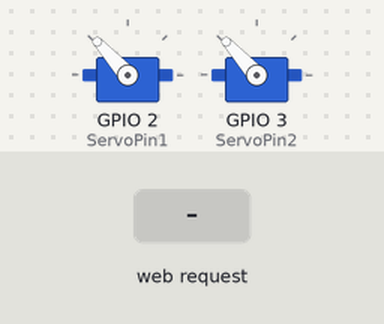
A sketch run on a simulated ESP32. Parts: 2 × servo. Wiring (inferred from the names in the program): 2 × servo: signal GPIO 2 / signal GPIO 3. Inputs (shaded band) come from the test bench. Servo pulses on a pin are drawn as a servo (544–2400 µs = 0–180°).

Above: at 1.2 s.
1.3 s: HTTP request GET /G received
At 2.2 s:
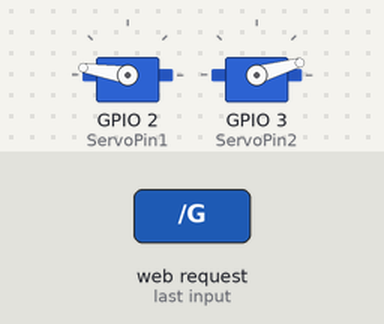
2.8 s: HTTP request GET /B received
At 3.4 s:
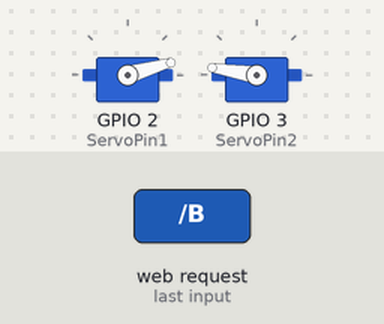
4.4 s: HTTP request GET /R received
At 4.9 s:
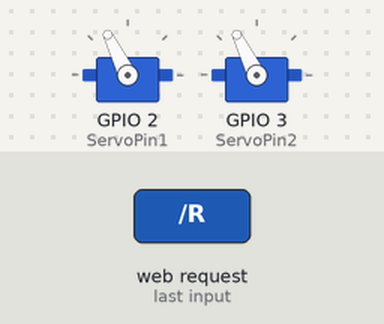
6.0 s: HTTP request GET /L received
At 7.4 s:
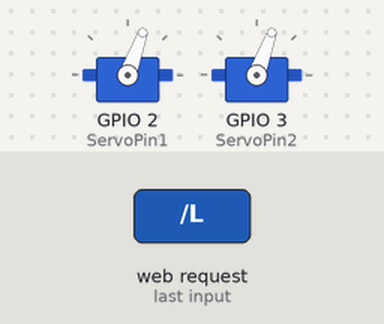
Timing chart, 0 to 8.5 s (numbered marks = the images above; inputs shaded):
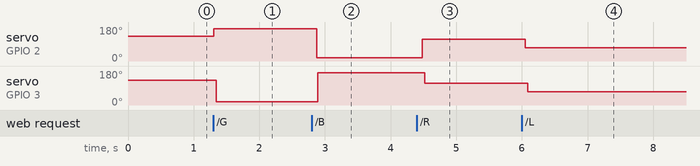

Measured:
- after the input at 1.3 s, servo on GPIO 2 (ServoPin1): 132° → 171° at once; servo on GPIO 3 (ServoPin2): 132° → 16° at once
- after the input at 2.8 s, servo on GPIO 2 (ServoPin1): 171° → 16° after 0.07 s; servo on GPIO 3 (ServoPin2): 16° → 171° after 0.09 s
- after the input at 4.4 s, servo on GPIO 2 (ServoPin1): 16° → 116° after 0.08 s; servo on GPIO 3 (ServoPin2): 171° → 116° after 0.12 s
- after the input at 6.0 s, servo on GPIO 2 (ServoPin1): 116° → 70° after 0.05 s; servo on GPIO 3 (ServoPin2): 116° → 70° after 0.09 s

The sketch:

BrowserControl.ino
```cpp
#include <WiFi.h>
#include <WiFiClient.h>
#include <WiFiAP.h>
#include "controller.h"

const int ServoPin1 = D1;
const int ServoPin2 = D2;
const int DutyMax = 2300;
const int DutyMin = 700;
int speed1 = 0;
int speed2 = 0;

const char *ssid = "komagoma-4";
const char *password = "123456789";
WiFiServer server(80);

void ServoSpeed(int pin, int speed) {     //speed -10~10
  if (speed != 0) {
    int Duty = map(speed, -10, 10, DutyMin, DutyMax);
    digitalWrite(pin, HIGH);
    delayMicroseconds(Duty);
    digitalWrite(pin, LOW);
    delayMicroseconds(20 * 1000 - Duty);
  }
}

void setup() {
  pinMode(ServoPin1, OUTPUT);
  pinMode(ServoPin2, OUTPUT);
  ServoSpeed(ServoPin1, 5);
  ServoSpeed(ServoPin2, 5);

  while (!WiFi.softAP(ssid, password)) {}
  IPAddress myIP = WiFi.softAPIP();
  server.begin();
}

void loop() {
  WiFiClient client = server.available();  // listen for incoming clients
  ServoSpeed(ServoPin1, speed1);
  ServoSpeed(ServoPin2, speed2);

  if (client) {
    String currentLine = "";
    while (client.connected()) {
      if (client.available()) {
        char c = client.read();
        if (c == '\n') {
          if (currentLine.length() == 0) {
            client.println("HTTP/1.1 200 OK");
            client.println("Content-type:text/html");
            client.println();
            client.print(controllerHTML);
            client.println();
            break;
          } else {
            currentLine = "";
          }
        } else if (c != '\r') {
          currentLine += c;
        }

        if (currentLine.endsWith("GET /G")) {
          speed1 = 10;
          speed2 = -10;
        }
        if (currentLine.endsWith("GET /B")) {
          speed1 = -10;
          speed2 = 10;
        }
        if (currentLine.endsWith("GET /N")) {
          speed1 = 0;
          speed2 = 0;
        }
        if (currentLine.endsWith("GET /R")) {
          speed1 = 3;
          speed2 = 3;
        }
        if (currentLine.endsWith("GET /L")) {
          speed1 = -3;
          speed2 = -3;
        }
      }
    }
    client.stop();
  }
}
```

controller.h
```cpp
String controllerHTML =
"<!DOCTYPE html>\
<html>\
<head>\
    <meta charset=\"UTF-8\">\
    <meta name=\"viewport\" content=\"width=device-width, initial-scale=1.0\">\
    <title>Controller</title>\
    <style>\
        body {\
            background-color: black;\
            height: 100%;\
            width: 100%;\
          }\
        .parent {\
            background-color: black;\
            display: grid;\
            grid-template-columns: repeat(3, 1fr);\
            grid-template-rows: repeat(3, 1fr);\
            grid-column-gap: 30px;\
            grid-row-gap: 30px;\
        }\
        \
        .div1 { grid-area: 1 / 1 / 2 / 2; }\
        .div2 { grid-area: 1 / 2 / 2 / 3; border: 50px solid transparent; border-bottom: 50px solid white; }\
        .div3 { grid-area: 1 / 3 / 2 / 4; }\
        .div4 { grid-area: 2 / 1 / 3 / 2; border: 50px solid transparent; border-right: 50px solid white; }\
        .div5 { grid-area: 2 / 2 / 3 / 3; border: 50px solid transparent; background-color: white; border-radius: 50%; }\
        .div6 { grid-area: 2 / 3 / 3 / 4; border: 50px solid transparent; border-left: 50px solid white; }\
        .div7 { grid-area: 3 / 1 / 4 / 2; }\
        .div8 { grid-area: 3 / 2 / 4 / 3; border: 50px solid transparent; border-top: 50px solid white; }\
        .div9 { grid-area: 3 / 3 / 4 / 4; }\
    </style>\
</head>\
<body>\
    <div class=\"parent\">\
        <a href=\"/LG\" class=\"div1\"></a>\
        <a href=\"/G\" class=\"div2\"></a>\
        <a href=\"/RG\" class=\"div3\"></a>\
        <a href=\"/L\" class=\"div4\"></a>\
        <a href=\"/N\" class=\"div5\"></a>\
        <a href=\"/R\" class=\"div6\"></a>\
        <a href=\"/LB\" class=\"div7\"></a>\
        <a href=\"/B\" class=\"div8\"></a>\
        <a href=\"/RB\" class=\"div9\"></a>\
        </div>\
</body>\
</html>\
";
```
